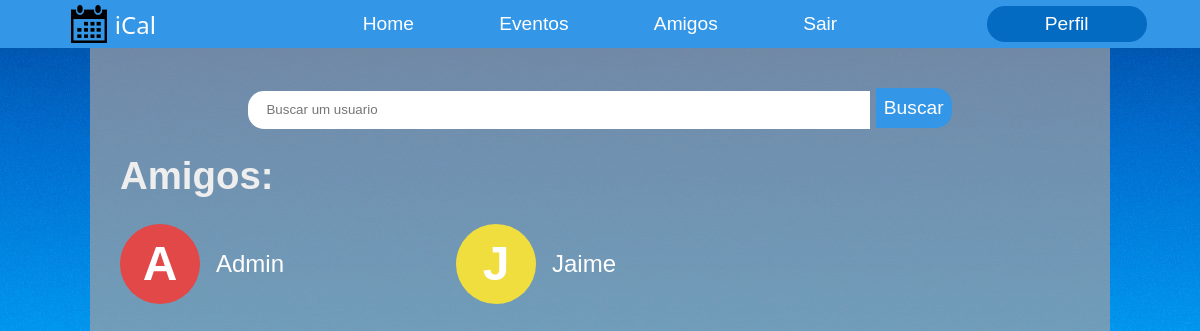
/friend (signed in), run on an earlier commit of the app's database.
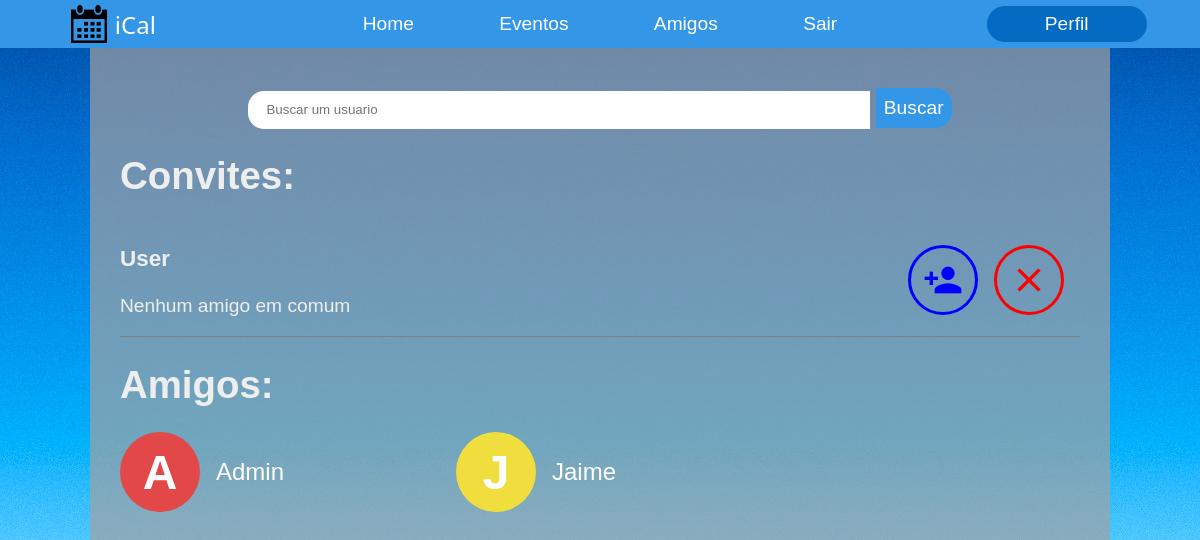
And on a later commit of the database.
### app/models.py (models this page shows, shortened)
class User(UserMixin,db.Model):
    id = db.Column(db.Integer, primary_key = True)
    username = db.Column(db.String(32), unique = True, nullable = False)
    password = db.Column(db.String(64), nullable = False)

### app/routes.py (the view)
@app.route('/friend', methods=['GET','POST'])
@login_required
def user_friends():
    search = seachUser()
    invitFriend = FriendRequest.query.filter_by(user2 = current_user.get_id()).all()
    requestFriend = []
    commonFriends = {}
    if search.validate_on_submit():
        name = search.searchBar.data
        user = User.query.filter_by(username = name).first()
        return redirect('/user/' + user.username)
    for k in invitFriend:
        requestFriend += [User.query.filter_by(id = k.user1).first()]
    for j in requestFriend:
        commonFriends[j.id] = len(commonFriendList(current_user.id, j.id))
    friends = friendList(current_user.id)
    return render_template('friend.html', friends = friends, requestFriend = requestFriend, commonFriends = commonFriends, search = search)

### app/forms.py
class seachUser(FlaskForm):
    searchBar = StringField(validators=[])
    searchButton = SubmitField('Buscar')

### app/models.py (called while the page is built)
@login.user_loader
def load_user(id):
    return User.query.get(int(id))

### app/routes.py (called while the page is built)
def friendList( user_id):
    rel_u1 = RelationUsers.query.filter_by(user1 = user_id).all()
    rel_u2 = RelationUsers.query.filter_by(user2 = user_id).all()
    f1 = []
    f2 = []
    for i in rel_u1:
        f1 += [User.query.filter_by(id = i.user2).first()]
    for j in rel_u2:
        f2 += [User.query.filter_by(id = j.user1).first()]
    friends = f1 + f2
    return friends

def commonFriendList(user_id, target_id):
    f1 = friendList(user_id)
    f2 = friendList(target_id)
    mutual = list(set(f1).intersection(f2))
    return mutual

### app/templates/friend.html (shortened to what this page needs)
{%  extends "layout.html"   %}
{%  block content   %}
<div id = "search_tool">
    <form action="" method="POST">
    {{  search.searchBar(class = "search_bar", placeholder = "Buscar um usuario")  }}
    {{  search.searchButton(class = "search_button")  }}
    </form>
</div>
{%  if requestFriend|length > 0   %}
<h1> Convites: </h1>
{%  for r in requestFriend    %}
<div class="friend_request">
   <div>
    <h3> {{r.username[0]|upper}}{{r.username[1:]}}</h3>
    {%  if commonFriends[r.id] > 0 %}
    <p> {{commonFriends|length}} Amigos em comum </p>
    {%  else    %}
    <p> Nenhum amigo em comum </p>
    {%  endif   %}
    </div>
    <div class = "request_menu">
        <a class = "event_button " id="request_acept" href="/acept/{{r.id}}"> <i class="material-icons editor_icons">person_add</i></a>
        <a class = "event_button " id="request_cancel" href="/cancel/{{r.id}}"> <i class="material-icons editor_icons">clear</i></a>
    </div>
</div>
{%  endfor  %}
{%  endif   %}
{%  if friends|length > 0   %}
<h1> Amigos: </h1>
<div class = "friend_list">
{%  for f in friends    %}
<a href="/user/{{f.username}}">
<div class="friend_block">
    <div class="friend_block_avatar" id = "avatar_block_{{f.id%7}}">
        {{f.username[0]|upper}}
    </div>
    <div class = "friend_block_text">
        {{f.username[0]|upper}}{{f.username[1:]}}
    </div>
</div>
</a>
    {%  endfor  %}
</div>
{%  else    %}
<h1> Voce esta sozinho :'(</h1>
{%  endif   %}
{%  endblock    %}

What changed in the data, as far as the page shows it:
added User: username "U", username "ser", shows "Nenhum amigo em comum", shown under "Convites:"
Also different on the page:
text now shown: "Convites:"
